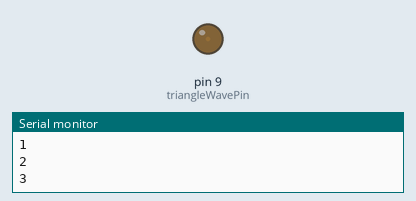
Recording of a sketch running on a simulated Arduino Uno, built with avr-gcc and run on an emulated ATmega328P. Parts: output pins drawn as LEDs (lit = HIGH), the last lines printed to the serial monitor.

Above: at 0.05 s.
At 1.9 s:
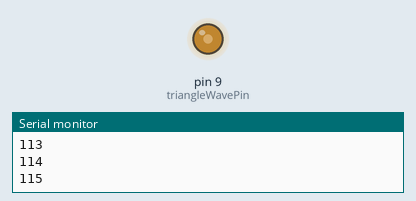
At 3.8 s:
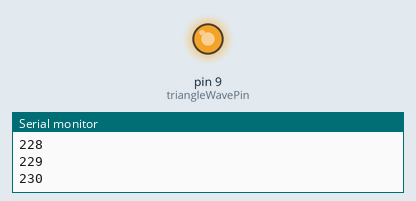
At 7.6 s:
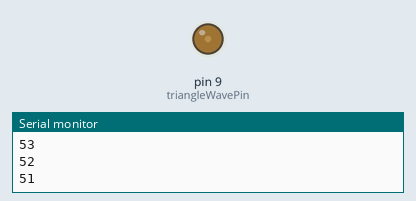
Timing chart, 0 to 11.0 s (numbered marks = the images above):
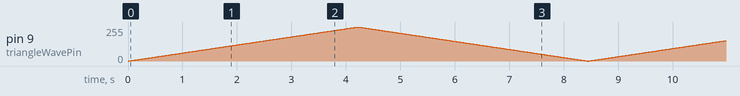

The sketch:

triangle_wave.ino
```cpp
const int triangleWavePin = 9; // Pin to output the triangle wave
const int frequency = 100; // Frequency in Hz
const int steps = 255; // Number of steps in the triangle wave
const int period = 1000000 / (frequency * 2 * steps); // Period in microseconds per step

void setup() {
  pinMode(triangleWavePin, OUTPUT);
  Serial.begin(115200); // Initialize Serial communication at 115200 baud
}

void loop() {
  // Generate the rising edge of the triangle wave
  for (int i = 0; i <= steps; i++) {
    analogWrite(triangleWavePin, i); // Set the PWM duty cycle
    Serial.println(i); // Print the value for the Serial Plotter
    delayMicroseconds(period); // Wait for the period per step
  }

  // Generate the falling edge of the triangle wave

  for (int i = steps; i >= 0; i--) {
    analogWrite(triangleWavePin, i); // Set the PWM duty cycle
    Serial.println(i); // Print the value for the Serial Plotter
    delayMicroseconds(period); // Wait for the period per step
  }
}
```
